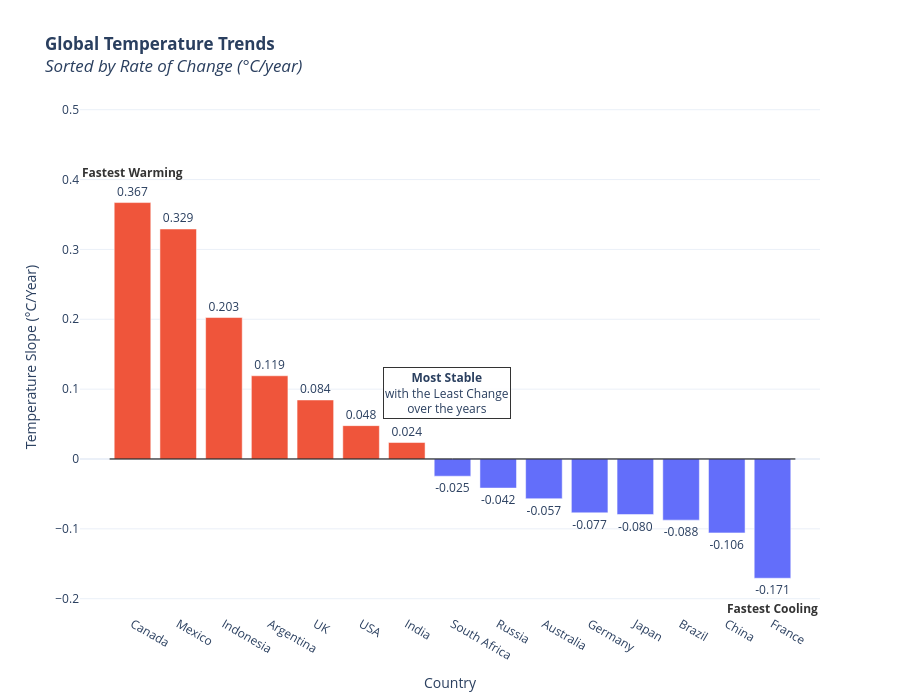

Notebook code cell kept with this figure:
### Markdown cell above
## Rate of Temperature Increase (The "Warming Velocity")

### Code cell
import plotly.graph_objects as go
from scipy.stats import linregress
import pandas as pd

temp_slopes = (
    df.groupby("Country")
      .apply(lambda g: linregress(g["Year"], g["Avg Temperature (°C)"]).slope)
      .reset_index(name="Temp_Slope")
)

temp_slopes = temp_slopes.sort_values("Temp_Slope", ascending=False)
colors = ['#EF553B' if slope > 0 else '#636EFA' for slope in temp_slopes['Temp_Slope']]

# Identifying the Key Data Points
fastest_warming = temp_slopes.iloc[0]
fastest_cooling = temp_slopes.iloc[-1]

# Identifying Top 2 Most Stable
temp_slopes['Abs_Slope'] = temp_slopes['Temp_Slope'].abs()
stable_countries = temp_slopes.nsmallest(2, 'Abs_Slope')
stable_1 = stable_countries.iloc[0]
stable_2 = stable_countries.iloc[1]

fig_temp = go.Figure()

fig_temp.add_trace(go.Bar(
    x=temp_slopes["Country"],
    y=temp_slopes["Temp_Slope"],
    marker_color=colors,
    text=[f"{v:.3f}" for v in temp_slopes["Temp_Slope"]],
    textposition="outside",
    name="Temp Trend"
))

# Annotations
# 1. Fastest Warming
fig_temp.add_annotation(
    x=fastest_warming["Country"],
    y=fastest_warming["Temp_Slope"],
    text="<b>Fastest Warming</b>",
    showarrow=False,
    yshift=30,
    font=dict(color="#333")
)

# 2. Fastest Cooling
fig_temp.add_annotation(
    x=fastest_cooling["Country"],
    y=fastest_cooling["Temp_Slope"],
    text="<b>Fastest Cooling</b>",
    showarrow=False,
    yshift=-30,
    font=dict(color="#333")
)

# 3. Most Stable
fig_temp.add_annotation(
    x=stable_1["Country"],
    y=stable_1["Temp_Slope"],
    text="<b>Most Stable</b><br>with the Least Change<br>over the years",
    showarrow=False,
    xshift=40,
    yshift=50 if stable_1["Temp_Slope"] > 0 else -50,
    bgcolor="rgba(255,255,255,0.9)",
    bordercolor="#333",
    borderwidth=1
)

y_min = temp_slopes["Temp_Slope"].min()
y_max = temp_slopes["Temp_Slope"].max()

fig_temp.update_layout(
    title="<b>Global Temperature Trends</b><br><i>Sorted by Rate of Change (°C/year)</i>",
    xaxis_title="Country",
    yaxis_title="Temperature Slope (°C/Year)",
    template="plotly_white",
    height=700,
    yaxis_range=[y_min * 1.3, y_max * 1.4],
    shapes=[dict(type="line", x0=-0.5, x1=len(temp_slopes)-0.5, y0=0, y1=0, line=dict(color="black", width=1))]
)

fig_temp.show()

### Figure 1 — Plotly figure (JSON) as saved in the notebook; plotly's stock layout.template omitted (floating-point values rounded to 4 significant figures)
{"data": [{"marker": {"color": ["#EF553B", "#EF553B", "#EF553B", "#EF553B", "#EF553B", "#EF553B", "#EF553B", "#636EFA", "#636EFA", "#636EFA", "#636EFA", "#636EFA", "#636EFA", "#636EFA", "#636EFA"]}, "name": "Temp Trend", "text": ["0.367", "0.329", "0.203", "0.119", "0.084", "0.048", "0.024", "-0.025", "-0.042", "-0.057", "-0.077", "-0.080", "-0.088", "-0.106", "-0.171"], "textposition": "outside", "type": "bar", "x": ["Canada", "Mexico", "Indonesia", "Argentina", "UK", "USA", "India", "South Africa", "Russia", "Australia", "Germany", "Japan", "Brazil", "China", "France"], "y": [0.3671, 0.3292, 0.2025, 0.1191, 0.08446, 0.04775, 0.02356, -0.02463, -0.04166, -0.05684, -0.07708, -0.07956, -0.08753, -0.1058, -0.1707]}], "layout": {"annotations": [{"font": {"color": "#333"}, "showarrow": false, "text": "<b>Fastest Warming</b>", "x": "Canada", "y": 0.3671, "yshift": 30}, {"font": {"color": "#333"}, "showarrow": false, "text": "<b>Fastest Cooling</b>", "x": "France", "y": -0.1707, "yshift": -30}, {"bgcolor": "rgba(255,255,255,0.9)", "bordercolor": "#333", "borderwidth": 1, "showarrow": false, "text": "<b>Most Stable</b><br>with the Least Change<br>over the years", "x": "India", "xshift": 40, "y": 0.02356, "yshift": 50}], "height": 700, "shapes": [{"line": {"color": "black", "width": 1}, "type": "line", "x0": -0.5, "x1": 14.5, "y0": 0, "y1": 0}], "title": {"text": "<b>Global Temperature Trends</b><br><i>Sorted by Rate of Change (°C/year)</i>"}, "xaxis": {"title": {"text": "Country"}}, "yaxis": {"range": [-0.2219, 0.5139], "title": {"text": "Temperature Slope (°C/Year)"}}}}
